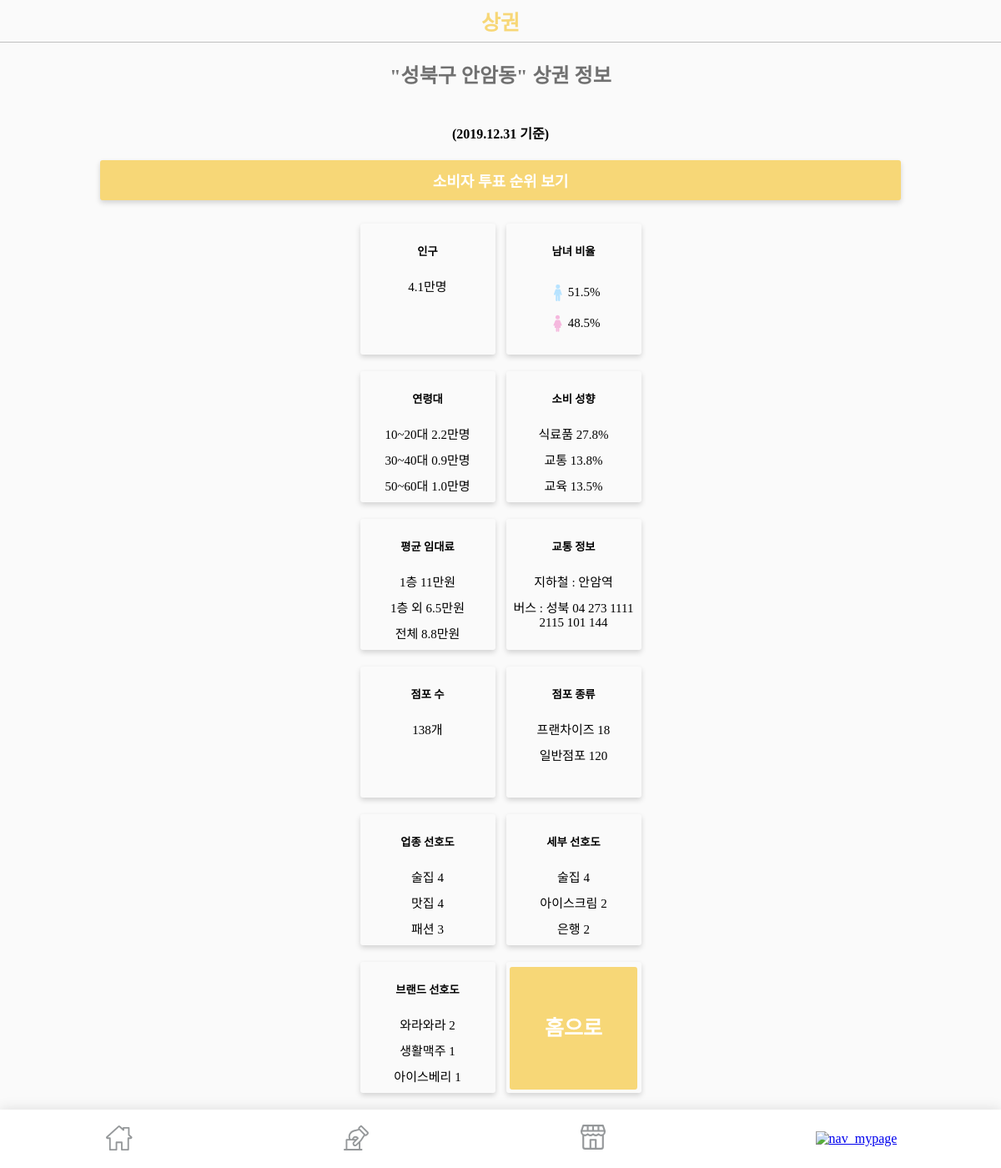
Page /Shop_info_Anam on the earlier database version.
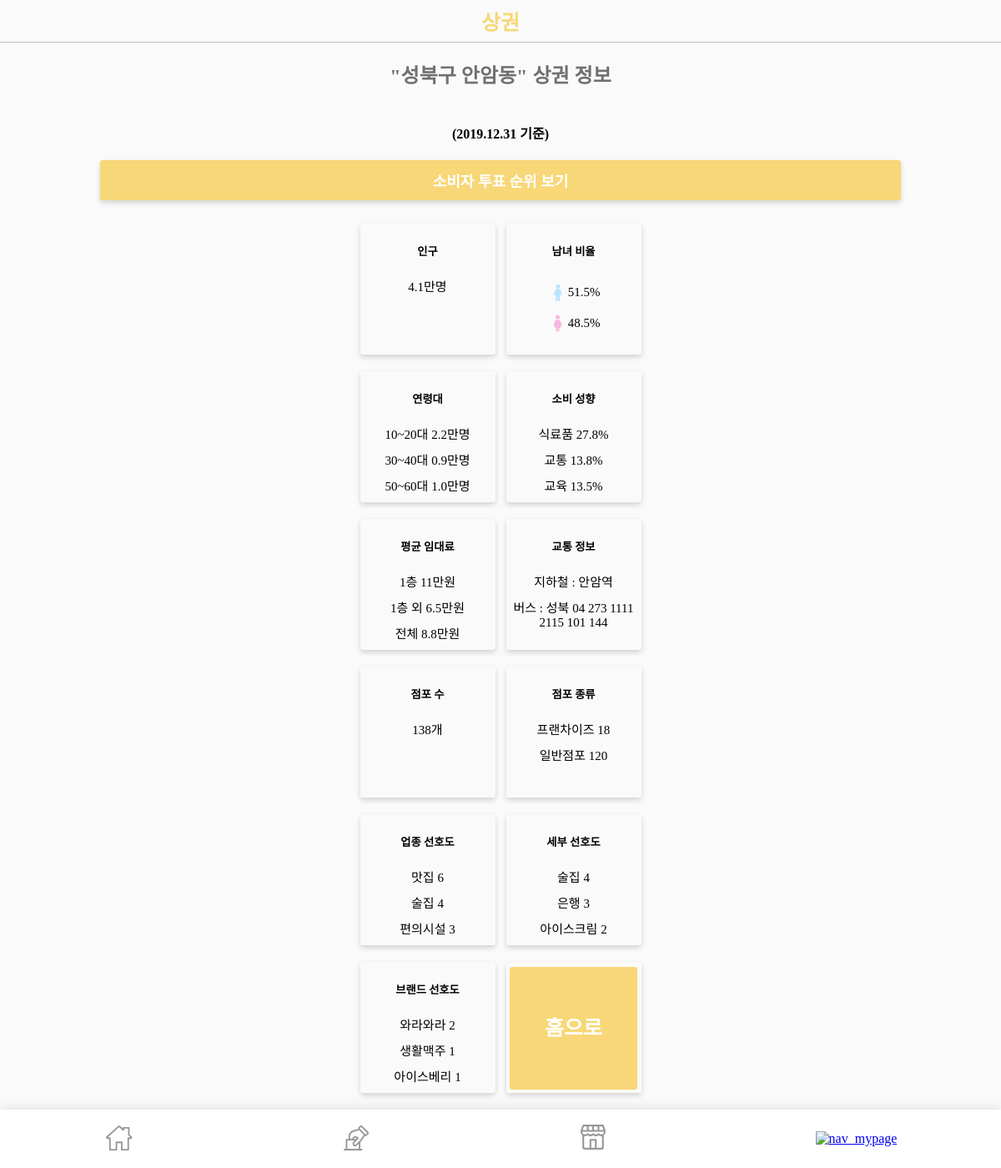
Same page on the later database version.
### app/models.py (models this page shows)
class ConventionBigVote(models.Model):
    category = models.TextField()
    vote_count = models.IntegerField()

class ConventionSmallVote(models.Model):
    category = models.TextField()
    vote_count = models.IntegerField()

class ConventionTitleVote(models.Model):
    category = models.TextField()
    vote_count = models.IntegerField()

### app/views.py (the view)
# urls.py: path('Shop_info_Anam', views.Shop_info_Anam, name = "Shop_info_Anam"),
def Shop_info_Anam(request):
    vote = Vote.objects.all()[0]
    Big_Vote_Results = ConventionBigVote.objects.all().order_by('-vote_count')[0:3]
    Small_Vote_Results = ConventionSmallVote.objects.all().order_by('-vote_count')[0:3]
    Title_Vote_Results = ConventionTitleVote.objects.all().order_by('-vote_count')[0:3]
    return render(request, "Shop_info_Anam.html", {"Big_Vote_Results":Big_Vote_Results, "Small_Vote_Results":Small_Vote_Results, "Title_Vote_Results":Title_Vote_Results, "Region":vote.location_dong})

### app/templates/Shop_info_Anam.html (shortened to what this page needs)
{% extends 'base.html' %}
{% block css %}
  {% load static %}
  <link rel="stylesheet" type="text/css" href="{% static 'shop_info_anam.css' %}">
{% endblock css %}
{% block header %}
<h1>상권</h1>
{% endblock header %}
{% block content %}
<div class="anam">
  <h2>"성북구 안암동" 상권 정보</h2>
  <h4>(2019.12.31 기준)</h4>
  <div class="move_vote">
    <p>소비자 투표 순위 보기</p>
  </div>
</div>
<br>
<div class="anam_info">
  <div class="box">
    <h5>인구</h5>
    <div class="myeong">
      <p>4.1만명</p>
    </div>
  </div>
  <div class="box">
    <h5>남녀 비율</h5>
    <div class="gender_graph">
      <div class="gender">
        <img src="{% static 'shop_info_male.svg' %}" alt="shop_info_male"><p>51.5%</p>
      </div>
      <div class="gender">
        <img src="{% static 'shop_info_female.svg' %}" alt="shop_info_female"><p>48.5%</p>
      </div>
    </div>
  </div>
  <div class="box">
    <h5>연령대</h5>
    <div class="age_graph">
      <p>10~20대 2.2만명</p>
      <p>30~40대 0.9만명</p>
      <p>50~60대 1.0만명</p>
    </div>
  </div>
  <div class="box">
    <h5>소비 성향</h5>
    <div class="consum_detail">
      <p>식료품 27.8%</p>
      <p>교통 13.8%</p>
      <p>교육 13.5%</p>
    </div>
  </div>
  <div class="box">
    <h5>평균 임대료 </h5>
    <div class="won">
      <p>1층 11만원</p>
      <p>1층 외 6.5만원</p>
      <p>전체 8.8만원</p>
    </div>
  </div>
  <div class="box">
    <h5>교통 정보</h5>
    <div class="sub_bus">
      <p>지하철 : 안암역</p>
      <p>버스 : 성북 04 273 1111 2115 101 144</p>
    </div>
  </div>
  <div class="box">
    <h5>점포 수</h5>
    <div class="gae">
      <p>138개</p>
    </div>
  </div>
  <div class="box">
    <h5>점포 종류</h5>
    <div class="kind_detail">
      <p>프랜차이즈 18</p>
      <p>일반점포 120</p>
    </div>
  </div>
  <div class = "box">
    <div class = "Big">
          <h5>업종 선호도</h5>
    {% for Big_Vote_Result in Big_Vote_Results %}
        <ul>{{Big_Vote_Result.category}} {{Big_Vote_Result.vote_count}}</ul>
    {% endfor %}
    </div>
  </div>
  <div class = "box">
    <div class = "Small">
        <h5>세부 선호도</h5>
      {% for Small_Vote_Result in Small_Vote_Results %}
        <ul>{{Small_Vote_Result.category}} {{Small_Vote_Result.vote_count}}</ul>
      {% endfor %}
    </div>
  </div>
  <div class = "box">
    <div class = "Brand">
        <h5>브랜드 선호도</h5>
      {% for Title_Vote_Result in Title_Vote_Results %}
        <ul>{{Title_Vote_Result.category}} {{Title_Vote_Result.vote_count}}</ul>
      {% endfor %}
    </div>
  </div>
  <div class="box">
    <a href = "{% url 'home' %}">홈으로</a>
  </div>
</div>
{% endblock content %}

Differences in the rows shown:
no longer on this page (row unchanged): ConventionBigVote: category "패션", vote_count "3"
changed ConventionBigVote "맛집": vote_count "4" → "6"; moves up the list
now on this page (row edited): ConventionBigVote: category "편의시설", vote_count "3"
changed ConventionSmallVote "은행": vote_count "2" → "3"; moves up the list
